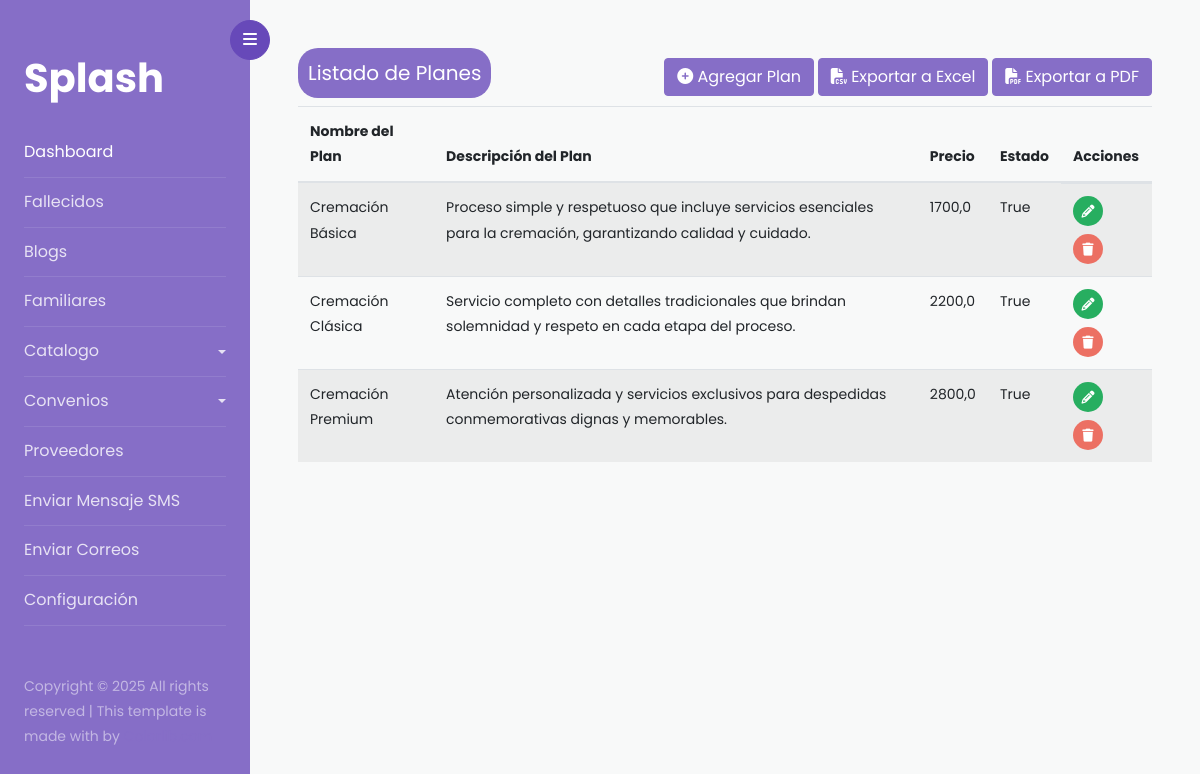
The page /catalogo/list-planes-cremacion/ on the database its author committed.
### catalogo/models.py (models this page shows, shortened)
class ModelsPlanes(models.Model):
    name_plan = models.CharField(max_length=255, unique=True, verbose_name='Nombre Plan')
    description_plan = models.TextField(verbose_name='Descripción del Plan')
    price_plan = models.FloatField(verbose_name='Precio Plan')
    state_plan = models.BooleanField(default=True)
    date_create_plan = models.DateField(auto_now_add=True)
    class Meta:
        verbose_name = 'Plan'
        verbose_name_plural = 'Planes'

### catalogo/views.py (the view)
# urls.py: path('list-planes-cremacion/', ListPlanes, name='list-planes'),
def ListPlanes(request): #listar datos
    obj_plan = ModelsPlanes.objects.all()
    return render(request, 'planes/index-planes.html', {'obj_plan': obj_plan})

### catalogo/templates/planes/index-planes.html
{% extends 'index.html' %}
{% block content %}
    <div>
        <div class="flex-content-modal">
            <h5 class="title-list-table">Listado de Planes</h5>
            <div>
                <a href="{% url 'catalogo:create-planes' %}" class="btn  btn-primary" ><i class="fa-solid fa-circle-plus"></i> Agregar Plan</a>
                <a href="#" class="btn btn-primary"><i class="fa-solid fa-file-csv"></i> Exportar a Excel</a>
                <a class="btn btn-primary"  href="#"><i class="fa-solid fa-file-pdf"></i> Exportar a PDF</a>
            </div>
        </div>
        {% if not obj_plan %}
        <span>&nbsp;&nbsp;&nbsp;No hay datos para mostrar</span>
        {% else %}
        <table class="table table-striped table-hover">
            <thead>
                <tr>
                    <th scope="col">Nombre del Plan</th>
                    <th scope="col">Descripción del Plan</th>
                    <th scope="col">Precio</th>
                    <th scope="col">Estado</th>
                    <th scope="col">Acciones</th>
                </tr>
            </thead>
            <tbody>
                {% for i in obj_plan %}
                <tr>
                    <td>{{ i.name_plan }}</td>
                    <td>{{ i.description_plan }}</td>
                    <td>{{ i.price_plan  }}</td>
                    <td>{{ i.state_plan }}</td>
                    <td class="td-actions">
                        <a href="{% url 'catalogo:update-planes' i.id %}"><i class="fa-solid fa-pencil"></i></a>
                        <a href="{% url 'catalogo:delete-planes' i.id %}"><i class="fa-solid fa-trash"></i></a>
                    </td>
                </tr>
                {% endfor %}
            </tbody>
        </table>
        {% endif %}
    </div>
{% endblock %}

### static/css/style-fallecido.css (style rules this page uses)
* { margin: 0px; padding: 0px; }
h5.title-list-table { background-color: #866ec7; color: #FFF; width: max-content; padding: 10px; border-radius: 20px; }
td.td-actions { display: flex; gap: 0.5rem; flex-wrap: wrap; }
i.fa-pencil { background-color: #27ae60; }
i.fa-trash { background-color: var(--gender-female); }
i.fa-pencil, i.fa-trash, i.fa-eye, i.fa-cross { height: 30px; width: 30px; border-radius: 50% 50%; color: #FFF; display: flex; justify-content: center; align-items: center; font-size: 13px; }

### static/css/style-modal.css (style rules this page uses)
div.flex-content-modal { display: flex; justify-content: space-between; align-items: center; }

### rows shown on the page
ModelsPlanes: name_plan "Cremación Básica", description_plan "Proceso simple y respetuoso que incluye servicios esenciales para la cremación, garantizando calidad y cuidado.", price_plan "1700,0", state_plan "True"
ModelsPlanes: name_plan "Cremación Clásica", description_plan "Servicio completo con detalles tradicionales que brindan solemnidad y respeto en cada etapa del proceso.", price_plan "2200,0", state_plan "True"
ModelsPlanes: name_plan "Cremación Premium", description_plan "Atención personalizada y servicios exclusivos para despedidas conmemorativas dignas y memorables.", price_plan "2800,0", state_plan "True"
